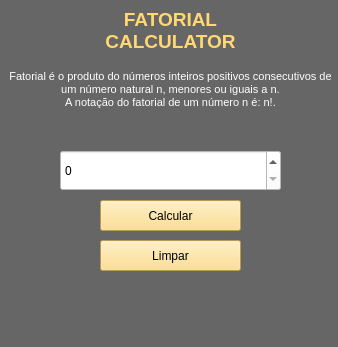
<?xml version="1.0" encoding="UTF-8"?>
<ui version="4.0">
 <class>MainWindow</class>
 <widget class="QMainWindow" name="MainWindow">
  <property name="geometry">
   <rect>
    <x>0</x>
    <y>0</y>
    <width>338</width>
    <height>347</height>
   </rect>
  </property>
  <property name="windowTitle">
   <string>MainWindow</string>
  </property>
  <property name="styleSheet">
   <string notr="true">background-color: rgb(102, 102, 102);</string>
  </property>
  <widget class="QWidget" name="centralwidget">
   <widget class="QLabel" name="label">
    <property name="geometry">
     <rect>
      <x>50</x>
      <y>10</y>
      <width>241</width>
      <height>41</height>
     </rect>
    </property>
    <property name="font">
     <font>
      <pointsize>14</pointsize>
      <weight>75</weight>
      <bold>true</bold>
     </font>
    </property>
    <property name="styleSheet">
     <string notr="true">color: rgb(255, 216, 115);</string>
    </property>
    <property name="text">
     <string>FATORIAL
CALCULATOR</string>
    </property>
    <property name="alignment">
     <set>Qt::AlignCenter</set>
    </property>
   </widget>
   <widget class="QPushButton" name="Confirmar">
    <property name="geometry">
     <rect>
      <x>100</x>
      <y>200</y>
      <width>141</width>
      <height>31</height>
     </rect>
    </property>
    <property name="styleSheet">
     <string notr="true">background-color: rgb(255, 216, 115);

</string>
    </property>
    <property name="text">
     <string>Calcular</string>
    </property>
   </widget>
   <widget class="QLabel" name="label_2">
    <property name="enabled">
     <bool>false</bool>
    </property>
    <property name="geometry">
     <rect>
      <x>10</x>
      <y>70</y>
      <width>321</width>
      <height>61</height>
     </rect>
    </property>
    <property name="font">
     <font>
      <pointsize>8</pointsize>
      <weight>50</weight>
      <bold>false</bold>
      <kerning>true</kerning>
     </font>
    </property>
    <property name="styleSheet">
     <string notr="true">color: rgb(255, 255, 255);</string>
    </property>
    <property name="text">
     <string>Fatorial é o produto do números inteiros positivos consecutivos de
um número natural n, menores ou iguais a n.
A notação do fatorial de um número n é: n!.</string>
    </property>
    <property name="textFormat">
     <enum>Qt::AutoText</enum>
    </property>
    <property name="scaledContents">
     <bool>false</bool>
    </property>
    <property name="alignment">
     <set>Qt::AlignHCenter|Qt::AlignTop</set>
    </property>
    <property name="margin">
     <number>2</number>
    </property>
   </widget>
   <widget class="QPushButton" name="limpar">
    <property name="geometry">
     <rect>
      <x>100</x>
      <y>240</y>
      <width>141</width>
      <height>31</height>
     </rect>
    </property>
    <property name="styleSheet">
     <string notr="true">background-color: rgb(255, 216, 115);

</string>
    </property>
    <property name="text">
     <string>Limpar</string>
    </property>
   </widget>
   <widget class="QSpinBox" name="spinBox">
    <property name="geometry">
     <rect>
      <x>60</x>
      <y>150</y>
      <width>221</width>
      <height>41</height>
     </rect>
    </property>
    <property name="styleSheet">
     <string notr="true">background-color: rgb(255, 255, 255);
font: 12pt &quot;MS Shell Dlg 2&quot;;</string>
    </property>
   </widget>
  </widget>
  <widget class="QMenuBar" name="menubar">
   <property name="geometry">
    <rect>
     <x>0</x>
     <y>0</y>
     <width>338</width>
     <height>21</height>
    </rect>
   </property>
  </widget>
  <widget class="QStatusBar" name="statusbar"/>
 </widget>
 <resources/>
 <connections/>
</ui>
